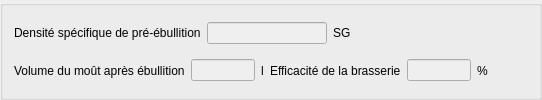
          <widget class="QGroupBox" name="general6GroupBox">
           <property name="styleSheet">
            <string notr="true"/>
           </property>
           <property name="title">
            <string/>
           </property>
           <layout class="QVBoxLayout" name="verticalLayout_20">
            <item>
             <layout class="QHBoxLayout" name="horizontalLayout_53">
              <item>
               <widget class="QLabel" name="preboilGravityLabel">
                <property name="text">
                 <string>Densité spécifique de pré-ébullition</string>
                </property>
               </widget>
              </item>
              <item>
               <widget class="QLineEdit" name="preboilGravityEdit">
                <property name="enabled">
                 <bool>false</bool>
                </property>
                <property name="minimumSize">
                 <size>
                  <width>96</width>
                  <height>0</height>
                 </size>
                </property>
                <property name="maximumSize">
                 <size>
                  <width>120</width>
                  <height>16777215</height>
                 </size>
                </property>
                <property name="styleSheet">
                 <string notr="true">color:black</string>
                </property>
               </widget>
              </item>
              <item>
               <widget class="QLabel" name="hotAfterSpargeWortVolumeUnitLabel_10">
                <property name="minimumSize">
                 <size>
                  <width>32</width>
                  <height>0</height>
                 </size>
                </property>
                <property name="maximumSize">
                 <size>
                  <width>32</width>
                  <height>16777215</height>
                 </size>
                </property>
                <property name="text">
                 <string>SG</string>
                </property>
               </widget>
              </item>
              <item>
               <spacer name="horizontalSpacer_18">
                <property name="orientation">
                 <enum>Qt::Horizontal</enum>
                </property>
                <property name="sizeHint" stdset="0">
                 <size>
                  <width>40</width>
                  <height>20</height>
                 </size>
                </property>
               </spacer>
              </item>
             </layout>
            </item>
            <item>
             <layout class="QHBoxLayout" name="horizontalLayout_54">
              <item>
               <layout class="QHBoxLayout" name="horizontalLayout_55">
                <item>
                 <widget class="QLabel" name="hotPostboilWortVolumeLabel">
                  <property name="text">
                   <string>Volume du moût après ébullition</string>
                  </property>
                 </widget>
                </item>
                <item>
                 <widget class="QLineEdit" name="hotPostboilWortVolumeEdit">
                  <property name="enabled">
                   <bool>false</bool>
                  </property>
                  <property name="maximumSize">
                   <size>
                    <width>64</width>
                    <height>16777215</height>
                   </size>
                  </property>
                  <property name="styleSheet">
                   <string notr="true"/>
                  </property>
                 </widget>
                </item>
                <item>
                 <widget class="QLabel" name="hotAfterSpargeWortVolumeUnitLabel_11">
                  <property name="maximumSize">
                   <size>
                    <width>32</width>
                    <height>16777215</height>
                   </size>
                  </property>
                  <property name="text">
                   <string>l</string>
                  </property>
                 </widget>
                </item>
               </layout>
              </item>
              <item>
               <layout class="QHBoxLayout" name="horizontalLayout_56">
                <item>
                 <widget class="QLabel" name="brewhouseEfficiencyLabel">
                  <property name="text">
                   <string>Efficacité de la brasserie</string>
                  </property>
                 </widget>
                </item>
                <item>
                 <widget class="QLineEdit" name="b">
                  <property name="enabled">
                   <bool>false</bool>
                  </property>
                  <property name="maximumSize">
                   <size>
                    <width>64</width>
                    <height>16777215</height>
                   </size>
                  </property>
                  <property name="styleSheet">
                   <string notr="true"/>
                  </property>
                 </widget>
                </item>
                <item>
                 <widget class="QLabel" name="hotAfterSpargeWortVolumeUnitLabel_12">
                  <property name="maximumSize">
                   <size>
                    <width>32</width>
                    <height>16777215</height>
                   </size>
                  </property>
                  <property name="text">
                   <string>%</string>
                  </property>
                 </widget>
                </item>
                <item>
                 <spacer name="horizontalSpacer_19">
                  <property name="orientation">
                   <enum>Qt::Horizontal</enum>
                  </property>
                  <property name="sizeHint" stdset="0">
                   <size>
                    <width>40</width>
                    <height>20</height>
                   </size>
                  </property>
                 </spacer>
                </item>
               </layout>
              </item>
             </layout>
            </item>
           </layout>
          </widget>
